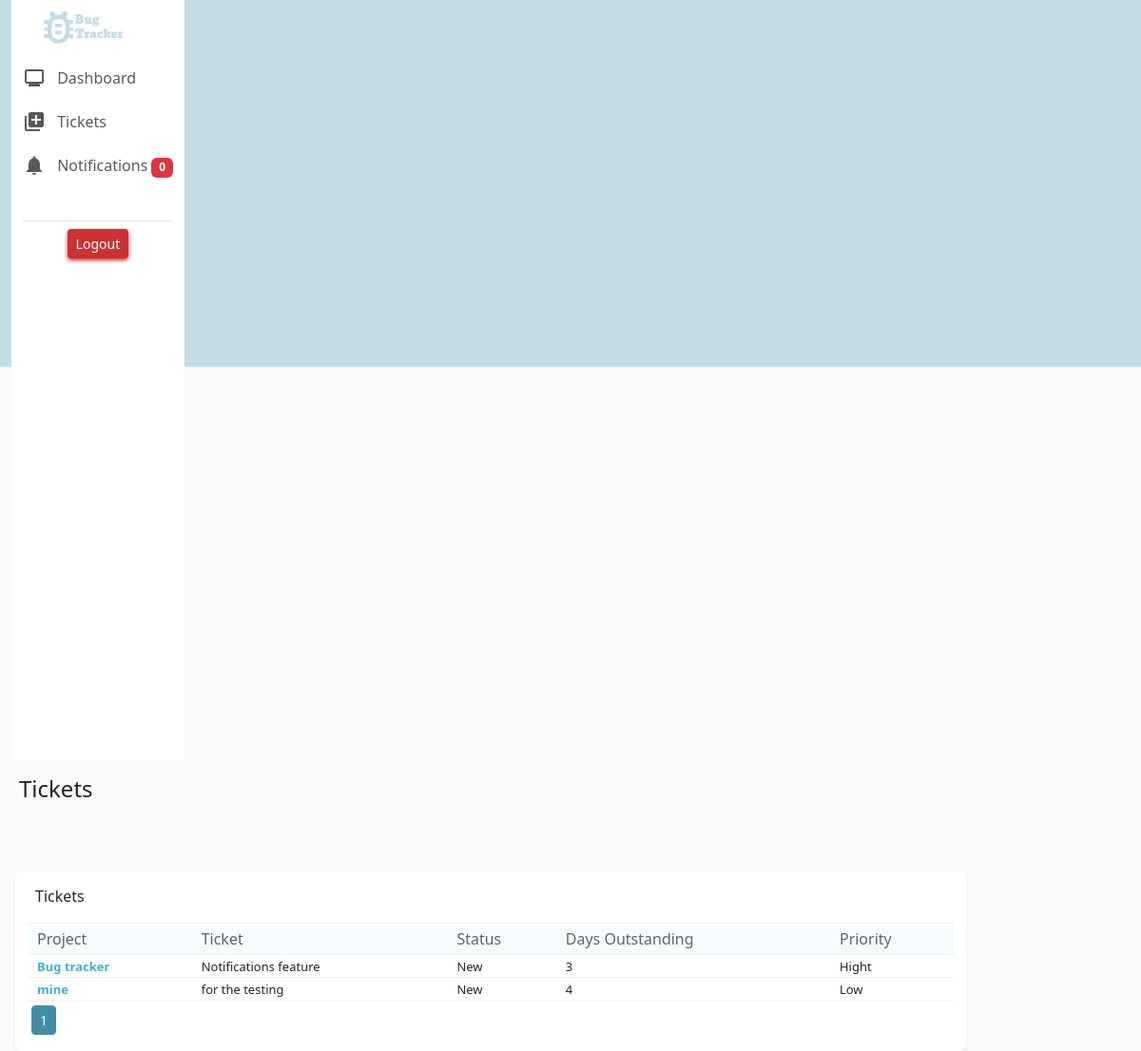
/tickets (signed in), run on the app's committed database.
### bug_tracker/models.py (models this page shows, shortened)
class Ticket(models.Model):
    STATUS_CHOICES = [
        ('New', 'New'),
        ('In Progress', 'In Progress'),
        ('Completed', 'Completed'),
    ]
    PRIORITY_CHOICES = [
        ('Low', 'Low'),
        ('Medium', 'Medium'),
        ('High', 'High'),
    ]
    TYPE_CHOICES = [
        ('Bug', 'Bug'),
        ('Feature', 'Feature'),
        ('Task', 'Task'),
    ]
    project = models.ForeignKey('Project', on_delete=models.CASCADE, related_name='project_tickets', null=True)
    title = models.CharField(max_length=255)
    description = models.TextField()
    author = models.ForeignKey(CustomUser, on_delete=models.CASCADE, null=True, blank=True)
    status = models.CharField(max_length=20, choices=STATUS_CHOICES)
    priority = models.CharField(max_length=20, choices=PRIORITY_CHOICES)
    ticket_type = models.CharField(max_length=20, choices=TYPE_CHOICES)
    estimated_time = models.IntegerField()
    assigned_devs = models.ManyToManyField(CustomUser, related_name='assigned_tickets', blank=True)

class Project(models.Model):
    project_name = models.CharField(max_length=255)
    project_description = models.TextField()
    team_members = models.ManyToManyField(CustomUser)
    project_creator = models.ForeignKey(CustomUser, on_delete=models.CASCADE, related_name='created_projects', null=True)

### bug_tracker/views.py (the view)
# urls.py: path("tickets", views.tickets, name="tickets"),
@login_required(login_url='layout')
def tickets(request):
    if request.method == "GET":
        tickets = Ticket.objects.filter(author=request.user).order_by("id")
        paginator4 = Paginator(tickets, 10)
        page_number4 = request.GET.get('page4')
        page_obj4 = paginator4.get_page(page_number4)
        return render(request, "bug_tracker/tickets.html", {
            "tickets": page_obj4,
            "page_range4": paginator4.page_range,
            "page_number4": page_obj4.number,
        })

### bug_tracker/context_processors.py (called while the page is built)
def my_context_processor(request):
    new_count = 0
    if request.user.is_authenticated:
        notifications = Notification.objects.filter(user=request.user)
        now = timezone.now()
        threshold = now - timedelta(seconds=60)
        today_notifications = notifications.filter(created_at__gte=threshold)
        new_count = today_notifications.count()
    return {
        'new_count': new_count
    }

### bug_tracker/templates/bug_tracker/tickets.html (shortened to what this page needs)
{% extends "bug_tracker/layout.html" %}
{% load static %}
{% block content %}
<div class="col-sm-10">
    <div class="pt-3 ps-2 h4 pb-3"> Tickets</div>
    <div class="row">
      <div class="col-sm-12 bg-light2 border-charts mt-5 ms-3 rounded">
          <div class="d-flex justify-content-between">
              <div class="h6 pt-3 ps-2"> Tickets </div>
          </div>
          <div>
              <table class="table-responsive table-hover">
                  <thead>
                    <tr>
                      <th>Project</th>
                      <th>Ticket</th>
                      <th>Status</th>
                      <th>Days Outstanding</th>
                      <th>Priority</th>
                    </tr>
                  </thead>
                  <tbody>
                    {% for ticket in tickets %}
                       <tr>
                        <td class="text-color5 size1"><b><a class="text-color5 size1 x" href="{% url 'project_view' ticket.project.id %}">{{ ticket.project.project_name }}</b></a></td>
                        <td class="truncate size1">{{ ticket.title }}</td>
                        <td class="truncate size1">{{ ticket.status }}</td>
                        <td class="truncate size1">{{ ticket.estimated_time }}</td>
                        <td class="truncate size1">{{ ticket.priority }}</td>
                      </tr>
                    {% endfor %}
                  </tbody>
                </table>
                <div>
                  <nav aria-label="...">
                    <ul class="pagination pagination-sm pt-1 ps-1">
                      {% for page in page_range4 %}
                      <li class="page-item text-color5 {%  if page_number4 == page %} active {% endif %}">
                        <a class="page-link text-color5 {%  if page_number4 == page %} active {% endif %}" href="?page4={{ page }}" tabindex="-1">{{ page }}</a>
                      </li>
                      {% endfor %}
                    </ul>
                  </nav>
                </div>
          </div>
      </div>
    </div>
  </div>
{% endblock %}

### bug_tracker/static/styles.css (style rules this page uses)
.bg { background-size: cover; background-position: center; }
.bg-light2 { background-color: white; }
table { width: 100%; border-collapse: collapse; margin-top: 10px; }
thead th { background-color: #f6fcfd; color: rgb(100, 99, 99); font-weight: normal; padding-left: 10px; padding-top: 4px; padding-bottom: 4px; border-top: 1px solid rgb(239, 239, 239); border-bottom: 1px solid rgb(239, 239, 239); }
tbody td { padding-top: 3px; padding-left: 10px; border-top: 1px solid rgb(239, 239, 239); border-bottom: 1px solid rgb(239, 239, 239); }
.truncate { max-width: 200px; white-space: nowrap; overflow: hidden; text-overflow: ellipsis; }
.text-color5 { color:#45aed1; }
.border-charts { border: 1px solid white; box-shadow: 0 2px 4px #e6eef0; }
.size1 { font-size: small; }
.x { text-decoration: none; }
.pagination .page-item.active .page-link { background-color: #458da5; border: 1px solid #458da5; }

### data on the page
Ticket: project.project_name "Bug tracker", title "Notifications feature", status "New", estimated_time "3", priority "Hight"
Ticket: project.project_name "mine", title "for the testing", status "New", estimated_time "4", priority "Low"

### other printed values
{{ new_count }} "0"
{{ page }} "1"
